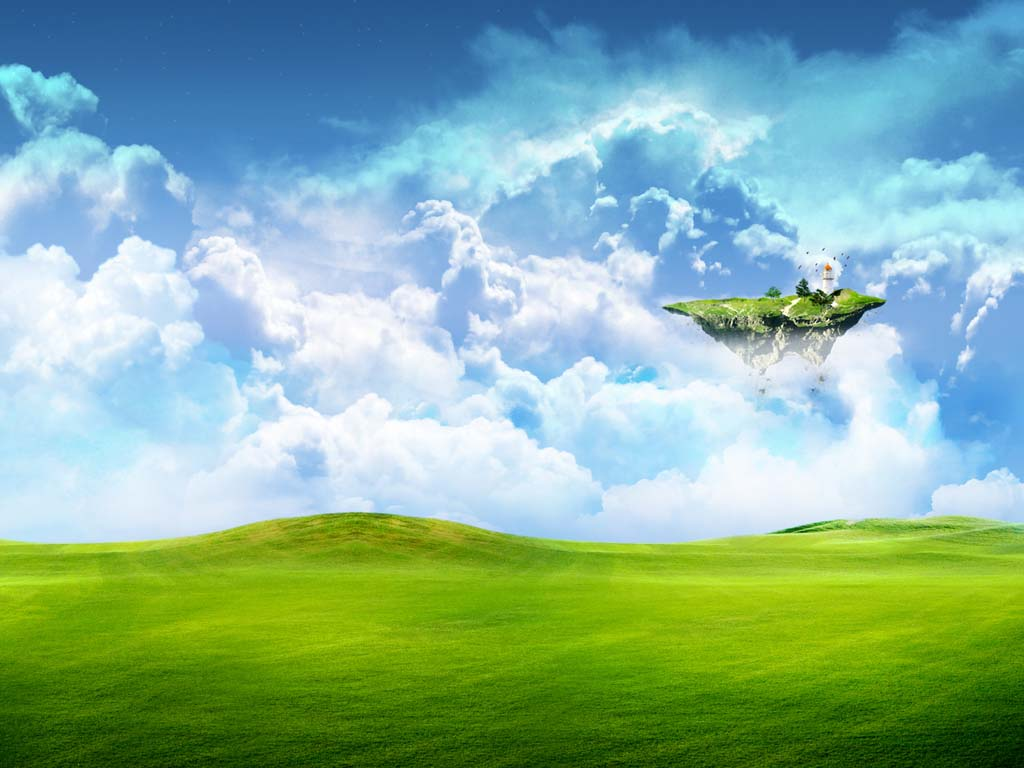
%> input picture exp10-edge-detection/image.jpg, 1024 x 768 px
$ octave edgedetection.m   (GNU Octave 9; MATLAB toolbox functions it lacks are replaced by stand-ins)
%> lines starting %> are read from the running program, lines starting %| are printed output that depends on the picture
clc
clear all
I=imread('/MATLAB Drive/image.jpg')
%> I is the input picture: size 768x1024x3 uint8; mean R, G, B 135.7, 178.1, 157
I1=rgb2gray(I)
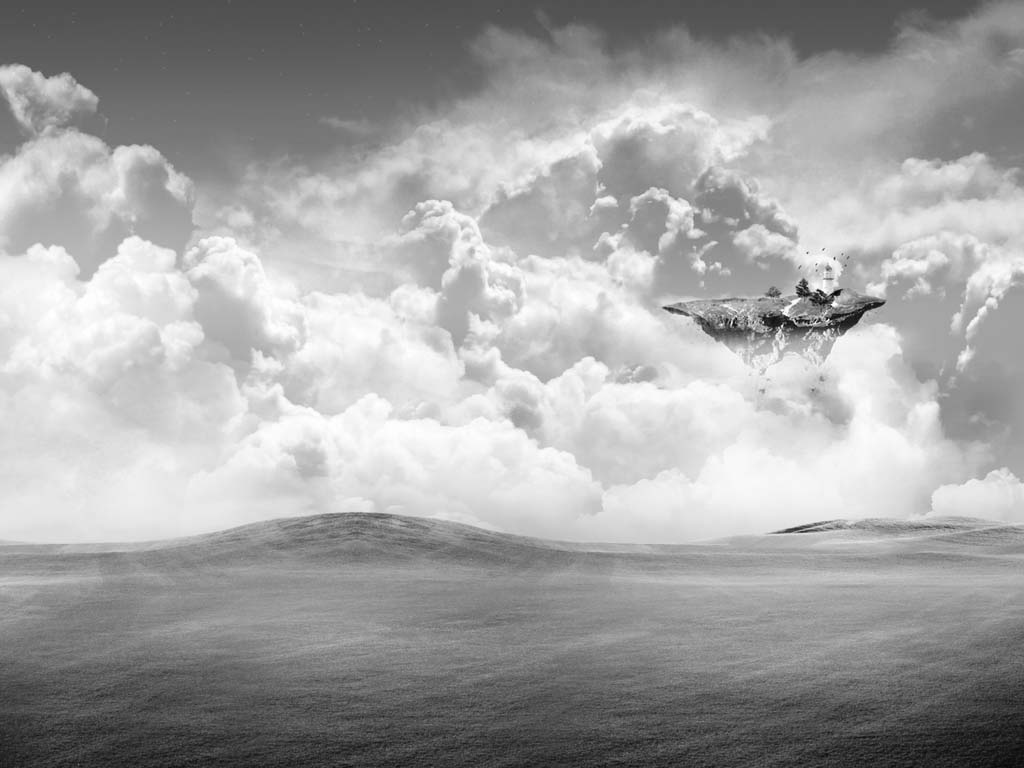
%> I1: size 768x1024 uint8; min 2, max 255, mean 163
subplot(4,2,1)
imshow(I)
title('original image')
BW1=edge(I1,'sobel')
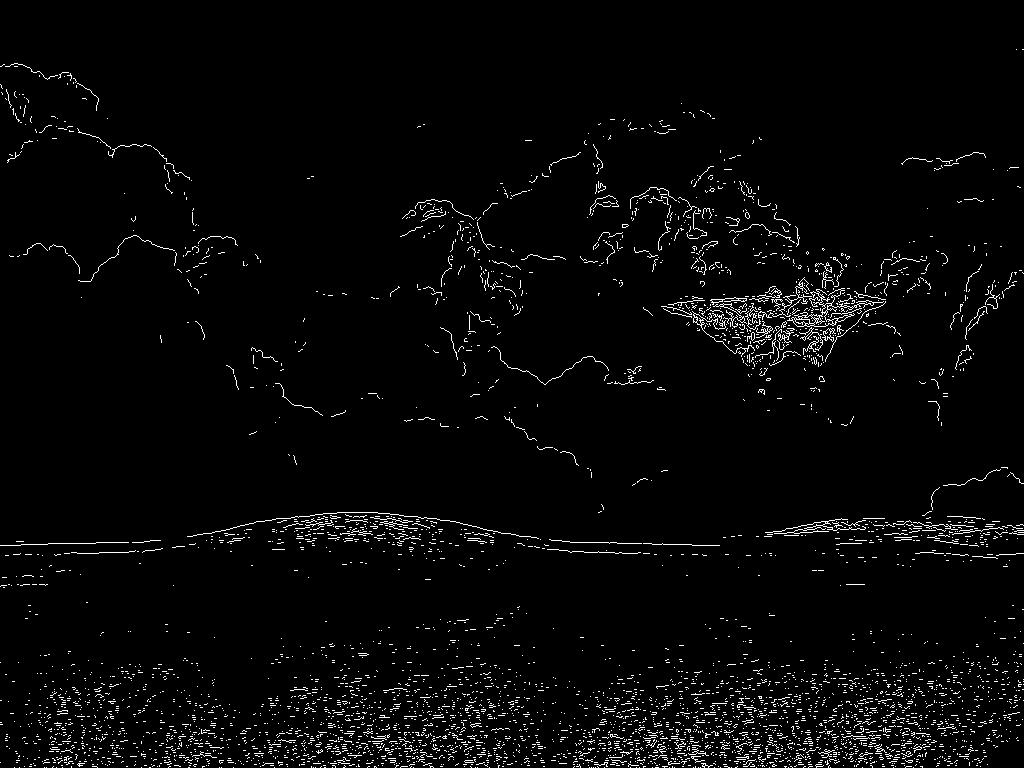
%> BW1: size 768x1024 logical; 2.8% white in thin lines or dots
subplot(4,2,2)
imshow(BW1)
title('edge image using sobel method')
BW2=edge(I1,'prewitt')
%> BW2: size 768x1024 logical; 2.8% white in thin lines or dots
subplot(4,2,3)
imshow(BW2)
title('edge image using prewitt method')
BW3=edge(I1,'roberts')
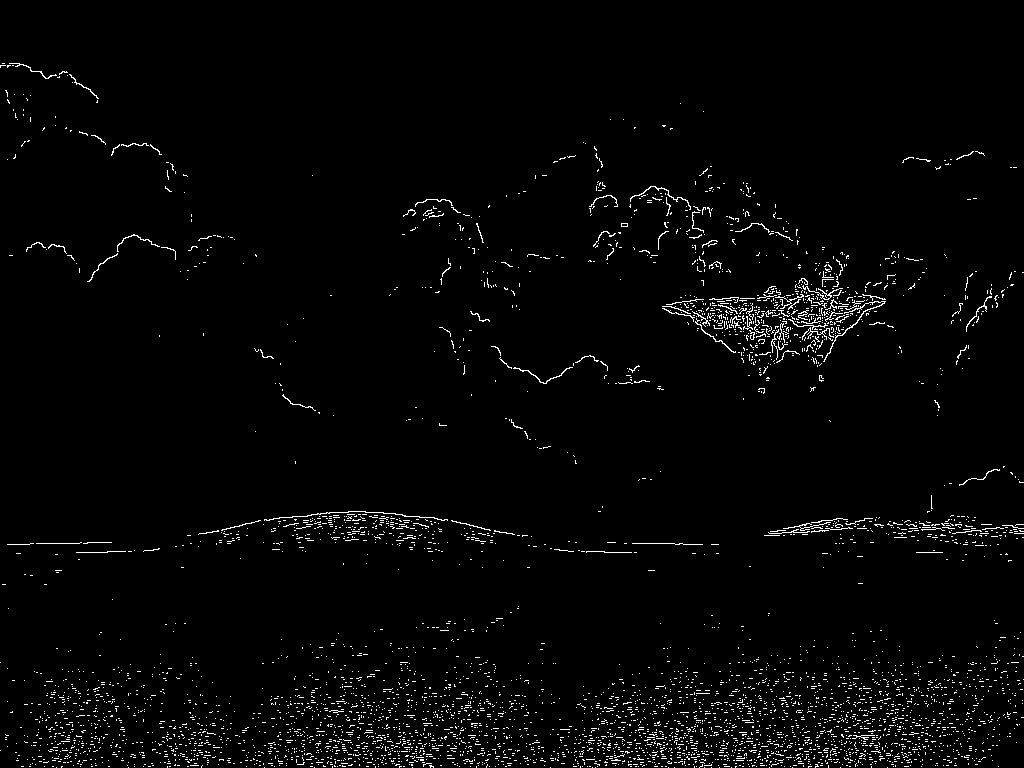
%> BW3: size 768x1024 logical; 2.2% white in thin lines or dots
subplot(4,2,4)
imshow(BW3)
title('edge image using roberts method')
BW4=edge(I1,'canny')
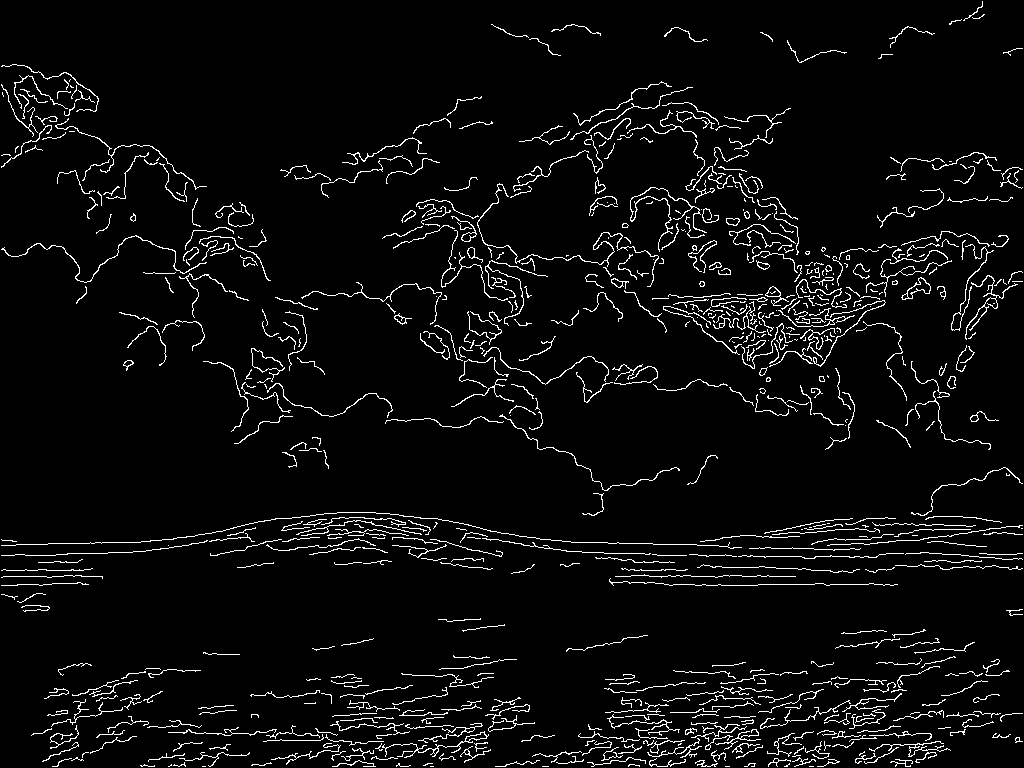
%> BW4: size 768x1024 logical; 4.6% white in thin lines or dots
subplot(4,2,5)
imshow(BW4)
title('edge image using canny method')
